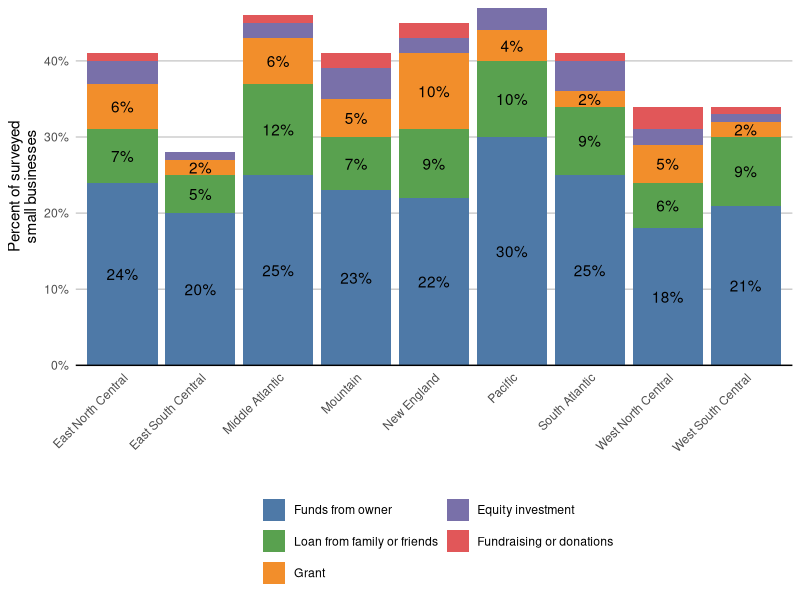
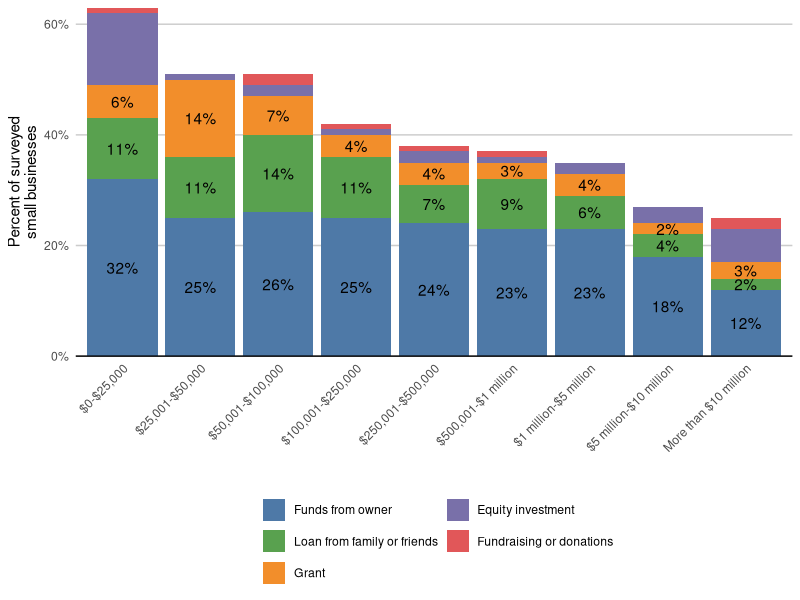
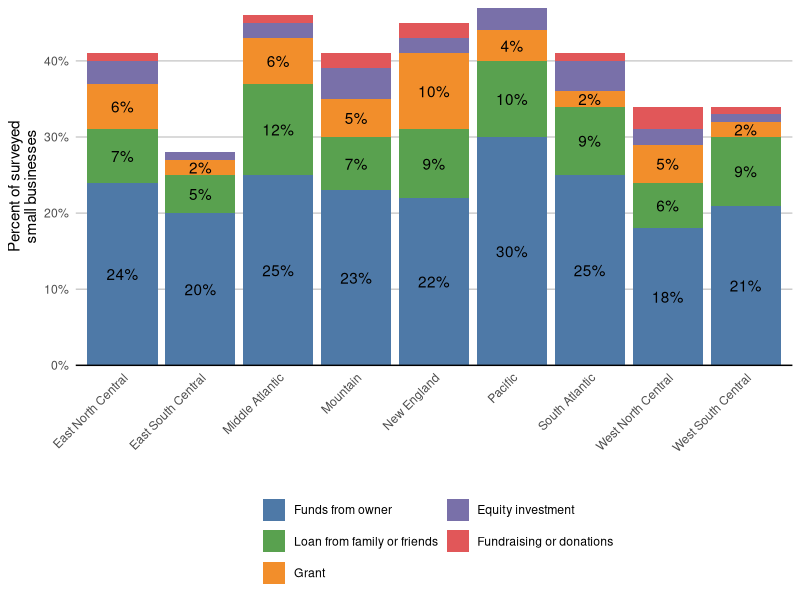
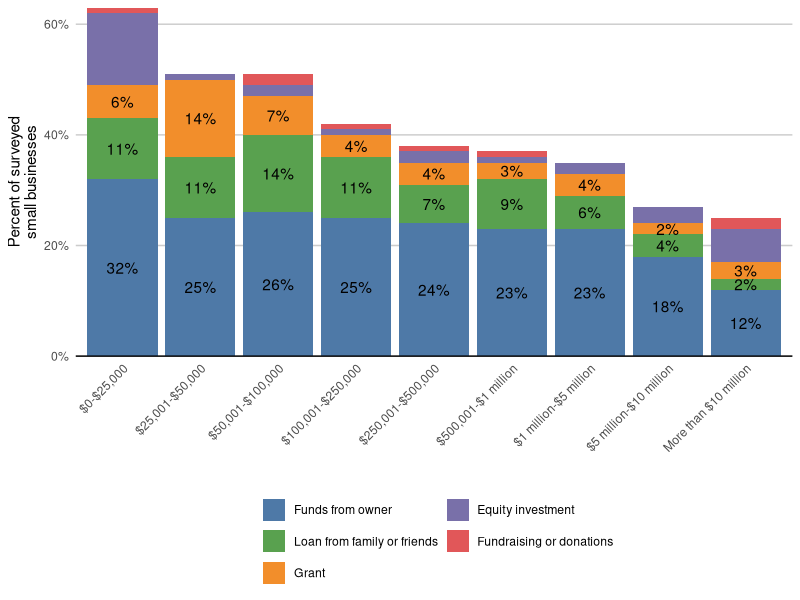

Here is the R script that generated these plots, in order:
# Source: https://www.fedsmallbusiness.org/reports/survey/2025/2025-report-on-employer-firms

list.of.packages <- c(
  "openxlsx", "data.table", "Hmisc", "stringr", "ggplot2", "scales", "tibble", "tidyr"
)
new.packages <- list.of.packages[!(list.of.packages %in% installed.packages()[,"Package"])]
if(length(new.packages)) install.packages(new.packages)
lapply(list.of.packages, require, character.only=T)

getCurrentFileLocation =  function()
{
  this_file = commandArgs() %>% 
    tibble::enframe(name = NULL) %>%
    tidyr::separate(col=value, into=c("key", "value"), sep="=", fill='right') %>%
    dplyr::filter(key == "--file") %>%
    dplyr::pull(value)
  if (length(this_file)==0)
  {
    this_file = rstudioapi::getSourceEditorContext()$path
  }
  return(dirname(this_file))
}

setwd(getCurrentFileLocation())

qual5 = c(
  "Funds from owner"="#4E79A7",
  "Loan from family or friends"="#59A14F",
  "Grant"="#F28E2B",
  "Equity investment"="#7970A9",
  "Fundraising or donations"="#E15759"
)

dat_census = read.xlsx("sbcs-employer-firms-appendix-2024.xlsx", sheet="Census division")
dat_census_funding = subset(
  dat_census,
  Survey.question == "Other types of funding received"
)
dat_census_funding = subset(dat_census_funding, Percent > 0)
dat_census_funding$Response.option[which(dat_census_funding$Response.option=="Equity investment (including friends/family)")] = "Equity investment"
dat_census_funding = dat_census_funding[order(dat_census_funding$Percent),]
dat_census_funding$Response.option = factor(dat_census_funding$Response.option, levels=unique(dat_census_funding$Response.option))
dat_census_funding = data.table(dat_census_funding)[order(dat_census_funding$Census.division, -dat_census_funding$Response.option), ]
dat_census_funding[,"cumsumPercent":=cumsum(Percent),by=.(Census.division)]
dat_census_funding$y_text_pos = dat_census_funding$cumsumPercent - (dat_census_funding$Percent / 2)
ggplot(dat_census_funding, aes(x=Census.division, y=Percent, group=Response.option, fill=Response.option)) +
  geom_bar(stat="identity") +
  geom_text(data=subset(dat_census_funding, Response.option %in% c("Funds from owner", "Loan from family or friends", "Grant")), aes(y=y_text_pos, label=percent(Percent))) +
  scale_y_continuous(expand = c(0, 0), labels=percent) +
  scale_fill_manual(values=qual5) +
  theme_bw() +
  theme(
    panel.border = element_blank()
    ,panel.grid.major.x = element_blank()
    ,panel.grid.minor.x = element_blank()
    ,panel.grid.major.y = element_line(colour = "grey80")
    ,panel.grid.minor.y = element_blank()
    ,panel.background = element_blank()
    ,plot.background = element_blank()
    ,axis.line.x = element_line(colour = "black")
    ,axis.line.y = element_blank()
    ,axis.ticks = element_blank()
    ,axis.text.x = element_text(angle = 45, vjust = 1, hjust=1)
    ,legend.position = "bottom"
  ) +
  labs(
    y="Percent of surveyed\nsmall businesses",
    x="",
    fill=""
  ) + guides(
    fill = guide_legend(ncol=2, reverse=T)
  )
ggsave("sbcs_census_division_funding.png", height=6, width=6)

dat_revenue = read.xlsx("sbcs-employer-firms-appendix-2024.xlsx", sheet="Revenue")
dat_revenue_funding = subset(
  dat_revenue,
  Survey.question == "Other types of funding received"
)
dat_revenue_funding$Response.option[which(dat_revenue_funding$Response.option=="Equity investment (including friends/family)")] = "Equity investment"
dat_revenue_funding = subset(dat_revenue_funding, Percent > 0)
dat_revenue_funding = dat_revenue_funding[order(dat_revenue_funding$Percent),]
dat_revenue_funding$Response.option = factor(dat_revenue_funding$Response.option, levels=unique(dat_revenue_funding$Response.option))
dat_revenue_funding$Revenue = factor(
  dat_revenue_funding$Revenue,
  levels=c(
    "$0-$25,000",
    "$25,001-$50,000",
    "$50,001-$100,000",
    "$100,001-$250,000",
    "$250,001-$500,000",
    "$500,001-$1 million",
    "$1 million-$5 million",
    "$5 million-$10 million",
    "More than $10 million"
  )
)
dat_revenue_funding = data.table(dat_revenue_funding)[order(dat_revenue_funding$Revenue, -dat_revenue_funding$Response.option), ]
dat_revenue_funding[,"cumsumPercent":=cumsum(Percent),by=.(Revenue)]
dat_revenue_funding$y_text_pos = dat_revenue_funding$cumsumPercent - (dat_revenue_funding$Percent / 2)
ggplot(dat_revenue_funding, aes(x=Revenue, y=Percent, group=Response.option, fill=Response.option)) +
  geom_bar(stat="identity") +
  geom_text(data=subset(dat_revenue_funding, Response.option %in% c("Funds from owner", "Loan from family or friends", "Grant")), aes(y=y_text_pos, label=percent(Percent))) +
  scale_y_continuous(expand = c(0, 0), labels=percent) +
  scale_fill_manual(values=qual5) +
  theme_bw() +
  theme(
    panel.border = element_blank()
    ,panel.grid.major.x = element_blank()
    ,panel.grid.minor.x = element_blank()
    ,panel.grid.major.y = element_line(colour = "grey80")
    ,panel.grid.minor.y = element_blank()
    ,panel.background = element_blank()
    ,plot.background = element_blank()
    ,axis.line.x = element_line(colour = "black")
    ,axis.line.y = element_blank()
    ,axis.ticks = element_blank()
    ,axis.text.x = element_text(angle = 45, vjust = 1, hjust=1)
    ,legend.position = "bottom"
  ) +
  labs(
    y="Percent of surveyed\nsmall businesses",
    x="",
    fill=""
  ) + guides(
    fill = guide_legend(ncol=2, reverse=T)
  )
ggsave("sbcs_revenue_funding.png", height=6, width=6)
